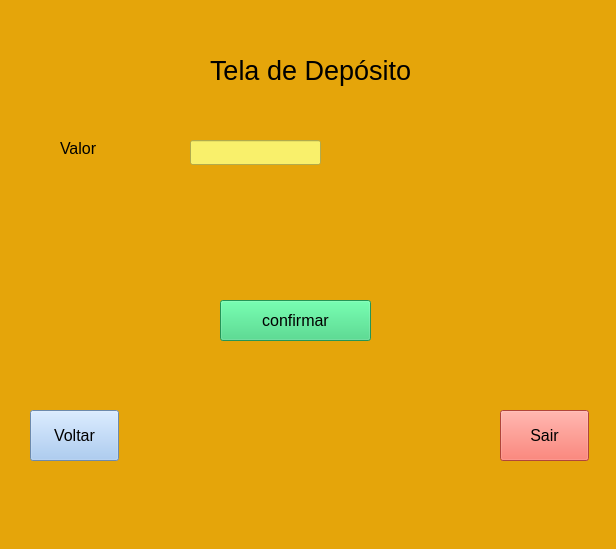
<?xml version="1.0" encoding="UTF-8"?>
<ui version="4.0">
 <class>MainWindow</class>
 <widget class="QMainWindow" name="MainWindow">
  <property name="geometry">
   <rect>
    <x>0</x>
    <y>0</y>
    <width>616</width>
    <height>549</height>
   </rect>
  </property>
  <property name="font">
   <font>
    <pointsize>12</pointsize>
   </font>
  </property>
  <property name="windowTitle">
   <string>MainWindow</string>
  </property>
  <property name="styleSheet">
   <string notr="true">background-color: rgb(229, 165, 10);</string>
  </property>
  <widget class="QWidget" name="centralwidget">
   <widget class="QLabel" name="label">
    <property name="geometry">
     <rect>
      <x>210</x>
      <y>30</y>
      <width>221</width>
      <height>81</height>
     </rect>
    </property>
    <property name="font">
     <font>
      <pointsize>20</pointsize>
     </font>
    </property>
    <property name="text">
     <string>Tela de Depósito</string>
    </property>
   </widget>
   <widget class="QLabel" name="label_2">
    <property name="geometry">
     <rect>
      <x>60</x>
      <y>140</y>
      <width>67</width>
      <height>17</height>
     </rect>
    </property>
    <property name="font">
     <font>
      <pointsize>12</pointsize>
     </font>
    </property>
    <property name="text">
     <string>Valor</string>
    </property>
   </widget>
   <widget class="QLineEdit" name="lineEdit">
    <property name="geometry">
     <rect>
      <x>190</x>
      <y>140</y>
      <width>131</width>
      <height>25</height>
     </rect>
    </property>
    <property name="font">
     <font>
      <pointsize>12</pointsize>
     </font>
    </property>
    <property name="styleSheet">
     <string notr="true">background-color: rgb(249, 240, 107);</string>
    </property>
   </widget>
   <widget class="QPushButton" name="pushButton">
    <property name="geometry">
     <rect>
      <x>30</x>
      <y>410</y>
      <width>89</width>
      <height>51</height>
     </rect>
    </property>
    <property name="font">
     <font>
      <pointsize>12</pointsize>
     </font>
    </property>
    <property name="styleSheet">
     <string notr="true">
background-color: rgb(153, 193, 241);</string>
    </property>
    <property name="text">
     <string>Voltar</string>
    </property>
   </widget>
   <widget class="QPushButton" name="pushButton_2">
    <property name="geometry">
     <rect>
      <x>220</x>
      <y>300</y>
      <width>151</width>
      <height>41</height>
     </rect>
    </property>
    <property name="font">
     <font>
      <pointsize>12</pointsize>
     </font>
    </property>
    <property name="styleSheet">
     <string notr="true">background-color: rgb(143, 240, 164);
background-color: rgb(51, 209, 122);</string>
    </property>
    <property name="text">
     <string>confirmar</string>
    </property>
   </widget>
   <widget class="QPushButton" name="pushButton_3">
    <property name="geometry">
     <rect>
      <x>500</x>
      <y>410</y>
      <width>89</width>
      <height>51</height>
     </rect>
    </property>
    <property name="font">
     <font>
      <pointsize>12</pointsize>
     </font>
    </property>
    <property name="styleSheet">
     <string notr="true">background-color: rgb(246, 97, 81);</string>
    </property>
    <property name="text">
     <string>Sair</string>
    </property>
   </widget>
   <widget class="QLabel" name="label_4">
    <property name="geometry">
     <rect>
      <x>330</x>
      <y>140</y>
      <width>251</width>
      <height>21</height>
     </rect>
    </property>
    <property name="font">
     <font>
      <pointsize>12</pointsize>
     </font>
    </property>
    <property name="text">
     <string/>
    </property>
   </widget>
  </widget>
  <widget class="QMenuBar" name="menubar">
   <property name="geometry">
    <rect>
     <x>0</x>
     <y>0</y>
     <width>616</width>
     <height>22</height>
    </rect>
   </property>
  </widget>
  <widget class="QStatusBar" name="statusbar"/>
 </widget>
 <resources/>
 <connections/>
</ui>
